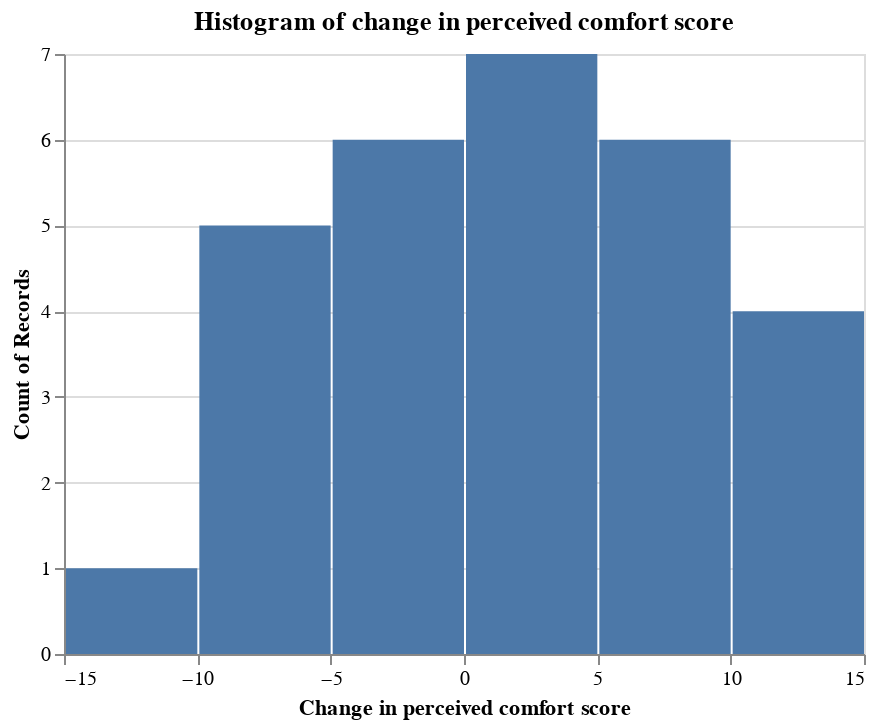

Notebook cell for this chart:
### Markdown cell above
Assumption was met because we got a p-value of 0.83 which is greater than our adjusted $\alpha$ of 0.017

### Code cell
alt.Chart(data, title="Histogram of change in perceived comfort score").mark_bar().encode(
    x=alt.X("comfort_diff", bin=True, title="Change in perceived comfort score"),
    y="count()"
)

### Figure 1 — Vega-Lite specification as saved in the notebook (floating-point values rounded to 4 significant figures)
{"config": {"view": {"continuousWidth": 400, "continuousHeight": 300}}, "data": {"name": "data-557ebe95bf2c251ed8896bae9a86386d"}, "mark": "bar", "encoding": {"x": {"bin": true, "field": "comfort_diff", "title": "Change in perceived comfort score", "type": "quantitative"}, "y": {"aggregate": "count", "type": "quantitative"}}, "title": "Histogram of change in perceived comfort score", "$schema": "https://vega.github.io/schema/vega-lite/v4.17.0.json", "datasets": {"data-557ebe95bf2c251ed8896bae9a86386d": [{"ParticipantId": "1", "Experimenter": "Team", "Informed Consent": "Yes", "LightModeTime": 76, "LightModeAccuracy": 0.96, "DarkModeTime": 75, "DarkModeAccuracy": 0.97, "Comfortability_1": "Somewhat agree", "Comfortability_2": "Somewhat disagree", "Comfortability_3": "Agree", "Comfortability_4": "Agree", "Comfortability_5": "Somewhat disagree", "OverallDarkComfortScore": 7, "OverallLightComfortScore": 13, "time_diff": -1, "accuracy_diff": 0.01, "comfort_diff": -6}, {"ParticipantId": "2", "Experimenter": "Team", "Informed Consent": "Yes", "LightModeTime": 62, "LightModeAccuracy": 0.97, "DarkModeTime": 60, "DarkModeAccuracy": 0.96, "Comfortability_1": "Agree", "Comfortability_2": "Agree", "Comfortability_3": "Agree", "Comfortability_4": "Agree", "Comfortability_5": "Agree", "OverallDarkComfortScore": 14, "OverallLightComfortScore": 10, "time_diff": -2, "accuracy_diff": -0.01, "comfort_diff": 4}, {"ParticipantId": "3", "Experimenter": "Team", "Informed Consent": "Yes", "LightModeTime": 77, "LightModeAccuracy": 0.96, "DarkModeTime": 72, "DarkModeAccuracy": 0.97, "Comfortability_1": "Strongly agree", "Comfortability_2": "Strongly agree", "Comfortability_3": "Strongly agree", "Comfortability_4": "Strongly agree", "Comfortability_5": "Agree", "OverallDarkComfortScore": 16, "OverallLightComfortScore": 12, "time_diff": -5, "accuracy_diff": 0.01, "comfort_diff": 4}, {"ParticipantId": "4", "Experimenter": "Team", "Informed Consent": "Yes", "LightModeTime": 76, "LightModeAccuracy": 0.97, "DarkModeTime": 98, "DarkModeAccuracy": 0.92, "Comfortability_1": "Somewhat disagree", "Comfortability_2": "Somewhat agree", "Comfortability_3": "Agree", "Comfortability_4": "Neither agree nor disagree", "Comfortability_5": "Somewhat agree", "OverallDarkComfortScore": 9, "OverallLightComfortScore": 9, "time_diff": 22, "accuracy_diff": -0.05, "comfort_diff": 0}, {"ParticipantId": "5", "Experimenter": "Team", "Informed Consent": "Yes", "LightModeTime": 72, "LightModeAccuracy": 0.96, "DarkModeTime": 77, "DarkModeAccuracy": 0.96, "Comfortability_1": "Strongly agree", "Comfortability_2": "Strongly agree", "Comfortability_3": "Agree", "Comfortability_4": "Agree", "Comfortability_5": "Agree", "OverallDarkComfortScore": 16, "OverallLightComfortScore": 10, "time_diff": 5, "accuracy_diff": 0.0, "comfort_diff": 6}, {"ParticipantId": "6", "Experimenter": "Team", "Informed Consent": "Yes", "LightModeTime": 86, "LightModeAccuracy": 0.96, "DarkModeTime": 88, "DarkModeAccuracy": 0.96, "Comfortability_1": "Strongly agree", "Comfortability_2": "Somewhat agree", "Comfortability_3": "Strongly agree", "Comfortability_4": "Strongly agree", "Comfortability_5": "Neither agree nor disagree", "OverallDarkComfortScore": 12, "OverallLightComfortScore": 14, "time_diff": 2, "accuracy_diff": 0.0, "comfort_diff": -2}, {"ParticipantId": "7", "Experimenter": "Team", "Informed Consent": "Yes", "LightModeTime": 56, "LightModeAccuracy": 0.97, "DarkModeTime": 54, "DarkModeAccuracy": 0.96, "Comfortability_1": "Somewhat disagree", "Comfortability_2": "Somewhat disagree", "Comfortability_3": "Strongly agree", "Comfortability_4": "Strongly agree", "Comfortability_5": "Somewhat disagree", "OverallDarkComfortScore": 5, "OverallLightComfortScore": 15, "time_diff": -2, "accuracy_diff": -0.01, "comfort_diff": -10}, {"ParticipantId": "8", "Experimenter": "Team", "Informed Consent": "Yes", "LightModeTime": 53, "LightModeAccuracy": 0.95, "DarkModeTime": 53, "DarkModeAccuracy": 0.94, "Comfortability_1": "Strongly agree", "Comfortability_2": "Agree", "Comfortability_3": "Strongly agree", "Comfortability_4": "Strongly agree", "Comfortability_5": "Disagree", "OverallDarkComfortScore": 11, "OverallLightComfortScore": 16, "time_diff": 0, "accuracy_diff": -0.01, "comfort_diff": -5}, {"ParticipantId": "9", "Experimenter": "Team", "Informed Consent": "Yes", "LightModeTime": 68, "LightModeAccuracy": 0.96, "DarkModeTime": 79, "DarkModeAccuracy": 0.97, "Comfortability_1": "Neither agree nor disagree", "Comfortability_2": "Disagree", "Comfortability_3": "Somewhat disagree", "Comfortability_4": "Strongly agree", "Comfortability_5": "Somewhat agree", "OverallDarkComfortScore": 7, "OverallLightComfortScore": 9, "time_diff": 11, "accuracy_diff": 0.01, "comfort_diff": -2}, {"ParticipantId": "10", "Experimenter": "Team", "Informed Consent": "Yes", "LightModeTime": 71, "LightModeAccuracy": 0.96, "DarkModeTime": 73, "DarkModeAccuracy": 0.95, "Comfortability_1": "Strongly agree", "Comfortability_2": "Strongly agree", "Comfortability_3": "Somewhat agree", "Comfortability_4": "Somewhat agree", "Comfortability_5": "Strongly agree", "OverallDarkComfortScore": 17, "OverallLightComfortScore": 7, "time_diff": 2, "accuracy_diff": -0.01, "comfort_diff": 10}, {"ParticipantId": "11", "Experimenter": "Team", "Informed Consent": "Yes", "LightModeTime": 57, "LightModeAccuracy": 0.94, "DarkModeTime": 74, "DarkModeAccuracy": 0.9, "Comfortability_1": "Strongly agree", "Comfortability_2": "Strongly agree", "Comfortability_3": "Strongly agree", "Comfortability_4": "Strongly agree", "Comfortability_5": "Somewhat agree", "OverallDarkComfortScore": 15, "OverallLightComfortScore": 13, "time_diff": 17, "accuracy_diff": -0.04, "comfort_diff": 2}, {"ParticipantId": "12", "Experimenter": "Team", "Informed Consent": "Yes", "LightModeTime": 43, "LightModeAccuracy": 0.97, "DarkModeTime": 46, "DarkModeAccuracy": 0.94, "Comfortability_1": "Agree", "Comfortability_2": "Somewhat agree", "Comfortability_3": "Somewhat agree", "Comfortability_4": "Somewhat agree", "Comfortability_5": "Neither agree nor disagree", "OverallDarkComfortScore": 11, "OverallLightComfortScore": 10, "time_diff": 3, "accuracy_diff": -0.03, "comfort_diff": 1}, {"ParticipantId": "13", "Experimenter": "Team", "Informed Consent": "Yes", "LightModeTime": 46, "LightModeAccuracy": 0.93, "DarkModeTime": 41, "DarkModeAccuracy": 0.94, "Comfortability_1": "Strongly agree", "Comfortability_2": "Strongly agree", "Comfortability_3": "Agree", "Comfortability_4": "Agree", "Comfortability_5": "Strongly agree", "OverallDarkComfortScore": 17, "OverallLightComfortScore": 9, "time_diff": -5, "accuracy_diff": 0.01, "comfort_diff": 8}, {"ParticipantId": "14", "Experimenter": "Team", "Informed Consent": "Yes", "LightModeTime": 66, "LightModeAccuracy": 0.88, "DarkModeTime": 67, "DarkModeAccuracy": 0.9, "Comfortability_1": "Agree", "Comfortability_2": "Agree", "Comfortability_3": "Disagree", "Comfortability_4": "Agree", "Comfortability_5": "Somewhat agree", "OverallDarkComfortScore": 13, "OverallLightComfortScore": 7, "time_diff": 1, "accuracy_diff": 0.02, "comfort_diff": 6}, {"ParticipantId": "15", "Experimenter": "Team", "Informed Consent": "Yes", "LightModeTime": 44, "LightModeAccuracy": 0.89, "DarkModeTime": 56, "DarkModeAccuracy": 0.85, "Comfortability_1": "Somewhat agree", "Comfortability_2": "Agree", "Comfortability_3": "Agree", "Comfortability_4": "Agree", "Comfortability_5": "Neither agree nor disagree", "OverallDarkComfortScore": 11, "OverallLightComfortScore": 12, "time_diff": 12, "accuracy_diff": -0.04, "comfort_diff": -1}, {"ParticipantId": "16", "Experimenter": "Oliver", "Informed Consent": "Yes", "LightModeTime": 79, "LightModeAccuracy": 0.94, "DarkModeTime": 72, "DarkModeAccuracy": 0.95, "Comfortability_1": "Somewhat disagree", "Comfortability_2": "Neither agree nor disagree", "Comfortability_3": "Agree", "Comfortability_4": "Agree", "Comfortability_5": "Somewhat disagree", "OverallDarkComfortScore": 6, "OverallLightComfortScore": 13, "time_diff": -7, "accuracy_diff": 0.01, "comfort_diff": -7}, {"ParticipantId": "17", "Experimenter": "Lawrence", "Informed Consent": "Yes", "LightModeTime": 67, "LightModeAccuracy": 0.97, "DarkModeTime": 71, "DarkModeAccuracy": 0.93, "Comfortability_1": "Somewhat agree", "Comfortability_2": "Disagree", "Comfortability_3": "Agree", "Comfortability_4": "Agree", "Comfortability_5": "Disagree", "OverallDarkComfortScore": 5, "OverallLightComfortScore": 14, "time_diff": 4, "accuracy_diff": -0.04, "comfort_diff": -9}, {"ParticipantId": "18", "Experimenter": "Oliver", "Informed Consent": "Yes", "LightModeTime": 78, "LightModeAccuracy": 0.92, "DarkModeTime": 80, "DarkModeAccuracy": 0.93, "Comfortability_1": "Strongly agree", "Comfortability_2": "Agree", "Comfortability_3": "Neither agree nor disagree", "Comfortability_4": "Somewhat agree", "Comfortability_5": "Strongly agree", "OverallDarkComfortScore": 16, "OverallLightComfortScore": 6, "time_diff": 2, "accuracy_diff": 0.01, "comfort_diff": 10}, {"ParticipantId": "19", "Experimenter": "Oliver", "Informed Consent": "Yes", "LightModeTime": 61, "LightModeAccuracy": 0.95, "DarkModeTime": 55, "DarkModeAccuracy": 0.96, "Comfortability_1": "Agree", "Comfortability_2": "Agree", "Comfortability_3": "Agree", "Comfortability_4": "Agree", "Comfortability_5": "Somewhat agree", "OverallDarkComfortScore": 13, "OverallLightComfortScore": 11, "time_diff": -6, "accuracy_diff": 0.01, "comfort_diff": 2}, {"ParticipantId": "20", "Experimenter": "Oliver", "Informed Consent": "Yes", "LightModeTime": 57, "LightModeAccuracy": 0.96, "DarkModeTime": 56, "DarkModeAccuracy": 0.99, "Comfortability_1": "Agree", "Comfortability_2": "Neither agree nor disagree", "Comfortability_3": "Agree", "Comfortability_4": "Neither agree nor disagree", "Comfortability_5": "Somewhat disagree", "OverallDarkComfortScore": 9, "OverallLightComfortScore": 11, "time_diff": -1, "accuracy_diff": 0.03, "comfort_diff": -2}, {"ParticipantId": "21", "Experimenter": "Oliver", "Informed Consent": "Yes", "LightModeTime": 88, "LightModeAccuracy": 0.97, "DarkModeTime": 92, "DarkModeAccuracy": 0.98, "Comfortability_1": "Strongly agree", "Comfortability_2": "Strongly agree", "Comfortability_3": "Somewhat disagree", "Comfortability_4": "Somewhat agree", "Comfortability_5": "Strongly agree", "OverallDarkComfortScore": 17, "OverallLightComfortScore": 5, "time_diff": 4, "accuracy_diff": 0.01, "comfort_diff": 12}, {"ParticipantId": "22", "Experimenter": "Lawrence", "Informed Consent": "Yes", "LightModeTime": 97, "LightModeAccuracy": 0.93, "DarkModeTime": 107, "DarkModeAccuracy": 0.93, "Comfortability_1": "Agree", "Comfortability_2": "Agree", "Comfortability_3": "Agree", "Comfortability_4": "Disagree", "Comfortability_5": "Agree", "OverallDarkComfortScore": 14, "OverallLightComfortScore": 6, "time_diff": 10, "accuracy_diff": 0.0, "comfort_diff": 8}, {"ParticipantId": "23", "Experimenter": "Lawrence", "Informed Consent": "Yes", "LightModeTime": 45, "LightModeAccuracy": 0.93, "DarkModeTime": 48, "DarkModeAccuracy": 0.96, "Comfortability_1": "Strongly agree", "Comfortability_2": "Strongly agree", "Comfortability_3": "Strongly agree", "Comfortability_4": "Strongly agree", "Comfortability_5": "Disagree", "OverallDarkComfortScore": 12, "OverallLightComfortScore": 16, "time_diff": 3, "accuracy_diff": 0.03, "comfort_diff": -4}, {"ParticipantId": "24", "Experimenter": "Lawrence", "Informed Consent": "Yes", "LightModeTime": 72, "LightModeAccuracy": 0.85, "DarkModeTime": 70, "DarkModeAccuracy": 0.86, "Comfortability_1": "Somewhat agree", "Comfortability_2": "Somewhat disagree", "Comfortability_3": "Agree", "Comfortability_4": "Strongly agree", "Comfortability_5": "Somewhat disagree", "OverallDarkComfortScore": 7, "OverallLightComfortScore": 14, "time_diff": -2, "accuracy_diff": 0.01, "comfort_diff": -7}, {"ParticipantId": "25", "Experimenter": "Lawrence", "Informed Consent": "Yes", "LightModeTime": 67, "LightModeAccuracy": 0.89, "DarkModeTime": 61, "DarkModeAccuracy": 0.96, "Comfortability_1": "Strongly agree", "Comfortability_2": "Somewhat agree", "Comfortability_3": "Somewhat disagree", "Comfortability_4": "Agree", "Comfortability_5": "Agree", "OverallDarkComfortScore": 14, "OverallLightComfortScore": 7, "time_diff": -6, "accuracy_diff": 0.07, "comfort_diff": 7}, {"ParticipantId": "26", "Experimenter": "Kevin", "Informed Consent": "Yes", "LightModeTime": 97, "LightModeAccuracy": 0.97, "DarkModeTime": 102, "DarkModeAccuracy": 0.96, "Comfortability_1": "Neither agree nor disagree", "Comfortability_2": "Neither agree nor disagree", "Comfortability_3": "Strongly agree", "Comfortability_4": "Strongly agree", "Comfortability_5": "Strongly disagree", "OverallDarkComfortScore": 5, "OverallLightComfortScore": 17, "time_diff": 5, "accuracy_diff": -0.01, "comfort_diff": -12}, {"ParticipantId": "28", "Experimenter": "Kevin", "Informed Consent": "Yes", "LightModeTime": 80, "LightModeAccuracy": 0.98, "DarkModeTime": 72, "DarkModeAccuracy": 0.96, "Comfortability_1": "Strongly agree", "Comfortability_2": "Strongly agree", "Comfortability_3": "Somewhat disagree", "Comfortability_4": "Somewhat disagree", "Comfortability_5": "Strongly agree", "OverallDarkComfortScore": 17, "OverallLightComfortScore": 3, "time_diff": -8, "accuracy_diff": -0.02, "comfort_diff": 14}, {"ParticipantId": "29", "Experimenter": "Kevin", "Informed Consent": "Yes", "LightModeTime": 65, "LightModeAccuracy": 0.96, "DarkModeTime": 69, "DarkModeAccuracy": 0.95, "Comfortability_1": "Strongly agree", "Comfortability_2": "Strongly agree", "Comfortability_3": "Strongly agree", "Comfortability_4": "Strongly agree", "Comfortability_5": "Neither agree nor disagree", "OverallDarkComfortScore": 14, "OverallLightComfortScore": 14, "time_diff": 4, "accuracy_diff": -0.01, "comfort_diff": 0}, {"ParticipantId": "30", "Experimenter": "Kevin", "Informed Consent": "Yes", "LightModeTime": 72, "LightModeAccuracy": 0.94, "DarkModeTime": 67, "DarkModeAccuracy": 0.97, "Comfortability_1": "Strongly agree", "Comfortability_2": "Strongly agree", "Comfortability_3": "Strongly agree", "Comfortability_4": "Strongly agree", "Comfortability_5": "Strongly agree", "OverallDarkComfortScore": 17, "OverallLightComfortScore": 11, "time_diff": -5, "accuracy_diff": 0.03, "comfort_diff": 6}]}}
